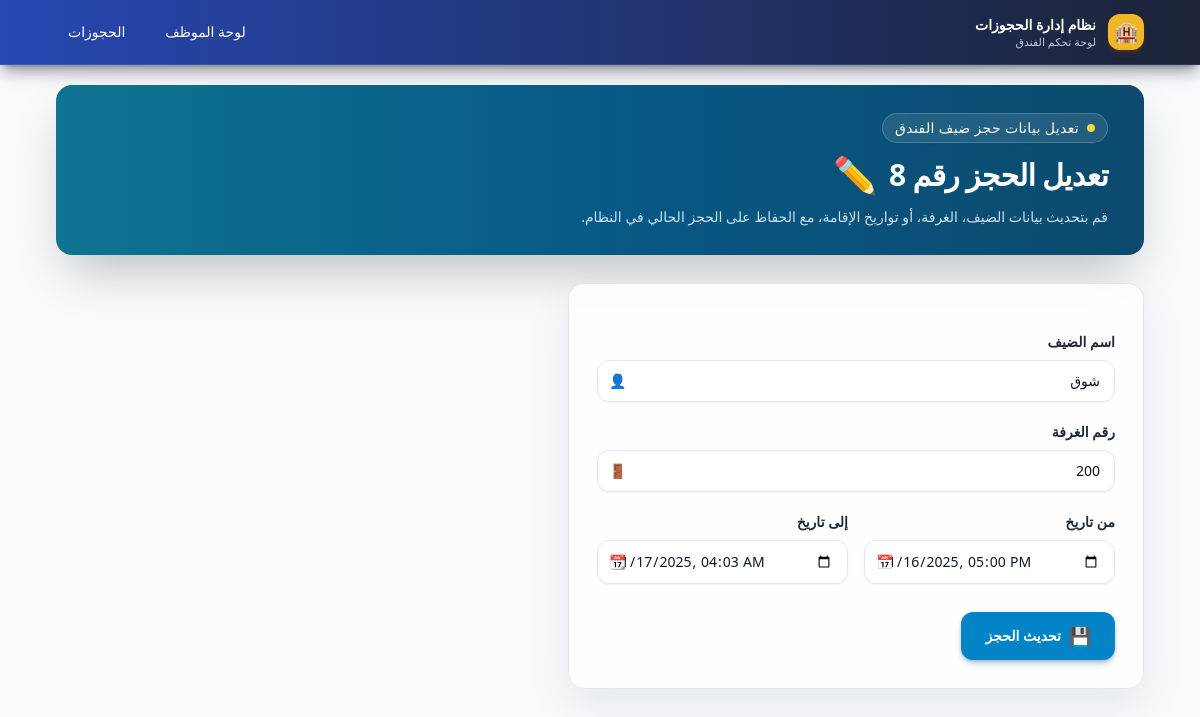
The page /bookings/8/edit/ on the database its author committed.
### bookings/models.py (models this page shows, shortened)
class Booking(models.Model):
    PENDING = "pending"
    CONFIRMED = "confirmed"
    CANCELLED = "cancelled"
    EXPIRED = "expired"
    STATUS_CHOICES = [
        (PENDING, "Pending"),
        (CONFIRMED, "Confirmed"),
        (CANCELLED, "Cancelled"),
        (EXPIRED, "Expired"),
    ]
    user = models.ForeignKey(User, on_delete=models.CASCADE, null=True, blank=True)
    guest_name = models.CharField(max_length=100)
    guest_email = models.EmailField(blank=True, null=True)
    room_id = models.CharField(max_length=50)
    start_at = models.DateTimeField()
    end_at = models.DateTimeField()
    status = models.CharField(max_length=20, choices=STATUS_CHOICES, default=PENDING)
    created_at = models.DateTimeField(auto_now_add=True)
    wallet_object_id = models.CharField(max_length=200, blank=True, null=True)
    wallet_save_url = models.URLField(blank=True, null=True)
    smartlock_code = models.CharField(max_length=100, blank=True, null=True)
    smartlock_key_id = models.CharField(max_length=100, blank=True, null=True)

### dashboard/views.py (the view, shortened to what this page needs)
# urls.py: path("bookings/<int:pk>/edit/", views.booking_edit, name="booking_edit"),
def booking_edit(request, pk):
    booking = get_object_or_404(Booking, pk=pk)
    return render(request, "dashboard/booking_edit.html", {"booking": booking})

### templates/dashboard/booking_edit.html (shortened to what this page needs)
{% extends "dashboard/base.html" %}
{% block content %}
<div class="space-y-7 animate-fade-in-slow">
    <div
        class="relative overflow-hidden rounded-2xl bg-gradient-to-l from-sky-900 via-sky-800 to-cyan-700 text-white shadow-2xl px-6 py-6 sm:px-9 sm:py-7 flex flex-col md:flex-row md:items-center md:justify-between gap-5">
        <div class="space-y-3">
            <p class="inline-flex items-center gap-2 text-xs sm:text-sm tracking-wide uppercase/relaxed bg-white/10 px-3 py-1 rounded-full backdrop-blur-sm border border-white/20 shadow-sm">
                <span class="h-2 w-2 rounded-full bg-amber-300 animate-pulse"></span>
                تعديل بيانات حجز ضيف الفندق
            </p>
            <h2 class="text-2xl sm:text-3xl font-extrabold tracking-tight flex items-center gap-3">
                <span>تعديل الحجز رقم {{ booking.id }}</span>
                <span class="text-3xl sm:text-4xl">✏️</span>
            </h2>
            <p class="max-w-xl text-xs sm:text-sm text-sky-100/90 leading-relaxed">
                قم بتحديث بيانات الضيف، الغرفة، أو تواريخ الإقامة، مع الحفاظ على الحجز الحالي في النظام.
            </p>
        </div>
    </div>
    <div
        class="bg-white/80 backdrop-blur-sm border border-slate-200 rounded-2xl shadow-[0_18px_45px_rgba(15,23,42,0.08)] max-w-xl animate-rise-soft">
        <form method="POST" class="px-5 sm:px-7 py-6 sm:py-7 space-y-5">
            <div class="space-y-2">
                <label class="block text-sm font-semibold text-slate-800">اسم الضيف</label>
                <div class="relative">
                    <input type="text" name="guest_name" value="{{ booking.guest_name }}" required
                           class="w-full rounded-xl border border-slate-200 bg-white px-3.5 py-2.5 text-sm text-slate-900 shadow-sm focus:border-sky-500 focus:ring-2 focus:ring-sky-200 outline-none">
                    <span class="pointer-events-none absolute inset-y-0 left-3 flex items-center text-slate-400 text-sm">👤</span>
                </div>
            </div>
            <div class="space-y-2">
                <label class="block text-sm font-semibold text-slate-800">رقم الغرفة</label>
                <div class="relative">
                    <input type="text" name="room_id" value="{{ booking.room_id }}" required
                           class="w-full rounded-xl border border-slate-200 bg-white px-3.5 py-2.5 text-sm text-slate-900 shadow-sm focus:border-sky-500 focus:ring-2 focus:ring-sky-200 outline-none">
                    <span class="pointer-events-none absolute inset-y-0 left-3 flex items-center text-slate-400 text-sm">🚪</span>
                </div>
            </div>
            <div class="grid grid-cols-1 sm:grid-cols-2 gap-4">
                <div class="space-y-2">
                    <label class="block text-sm font-semibold text-slate-800">من تاريخ</label>
                    <div class="relative">
                        <input type="datetime-local" name="start_at"
                               value="{{ booking.start_at|date:'Y-m-d\\TH:i' }}" required
                               class="w-full rounded-xl border border-slate-200 bg-white px-3.5 py-2.5 text-sm text-slate-900 shadow-sm focus:border-sky-500 focus:ring-2 focus:ring-sky-200 outline-none">
                        <span class="pointer-events-none absolute inset-y-0 left-3 flex items-center text-slate-400 text-sm">📅</span>
                    </div>
                </div>
                <div class="space-y-2">
                    <label class="block text-sm font-semibold text-slate-800">إلى تاريخ</label>
                    <div class="relative">
                        <input type="datetime-local" name="end_at"
                               value="{{ booking.end_at|date:'Y-m-d\\TH:i' }}" required
                               class="w-full rounded-xl border border-slate-200 bg-white px-3.5 py-2.5 text-sm text-slate-900 shadow-sm focus:border-sky-500 focus:ring-2 focus:ring-sky-200 outline-none">
                        <span class="pointer-events-none absolute inset-y-0 left-3 flex items-center text-slate-400 text-sm">📆</span>
                    </div>
                </div>
            </div>
            <div class="pt-2">
                <button type="submit"
                        class="inline-flex items-center justify-center gap-2 rounded-xl bg-sky-600 hover:bg-sky-700 text-white px-6 py-2.5 text-sm font-semibold shadow-md shadow-sky-900/30 transform hover:-translate-y-0.5 hover:shadow-lg transition-all duration-200">
                    <span class="text-lg">💾</span>
                    <span>تحديث الحجز</span>
                </button>
            </div>
        </form>
    </div>
</div>
{% endblock %}

### templates/dashboard/base.html (style rules this page uses)
body { background-color: #f3f4f6; }

### templates/dashboard/booking_edit.html (style rules this page uses)
.animate-fade-in-slow { animation: fade-in-slow 0.5s ease-out; }
.animate-rise-soft { animation: rise-soft 0.6s ease-out; }

### rows shown on the page
Booking: id "8", guest_name "شوق", room_id "200", start_at "11/16/2025 17:00", end_at "11/17/2025 04:03"
